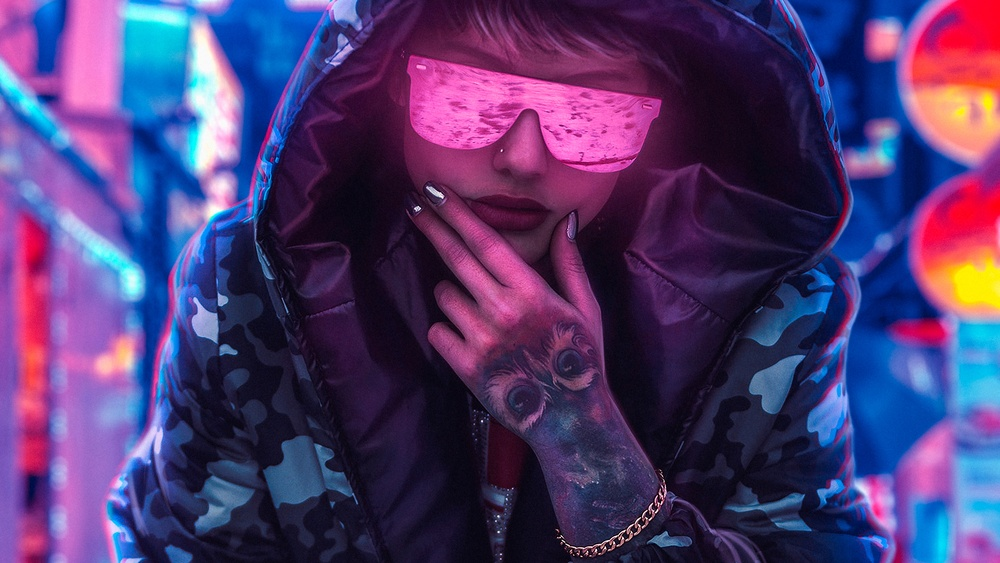
#> input picture 图片故障效果/cyberpunk.jpg, 1000 x 563 px, shrunk from 3306 x 1860 before the run
$ python '图片故障.py'
#> lines starting #> are read from the running program, lines starting #| are printed output that depends on the picture
# -*- coding: utf-8 -*-
"""
Created on Mon Apr 13 21:30:27 2020

@author: logic
"""


#from PIL import Image, ImageDraw, ImageFont
from PIL import Image
import numpy as np


def add_effect(filepath, outpath):
#> called with filepath = './cyberpunk.jpg', outpath = './output_cyberpunk.png'
    img_orig = Image.open(filepath)     #打开文件
#> img_orig is the input picture: PIL image 1000x563 RGB; mean R, G, B 79.1, 58.1, 110.1
    img_orig.putalpha(255) #
#> img_orig: PIL image 1000x563 RGBA

    array_orig = np.array(img_orig)     #将图片转化为三维数组
    array_r = np.copy(array_orig)   #复制原图的三维数组
    array_r[:,:,1:3] = 0    #将G和B通道的值设为0，只剩下R(red)通道的值非0
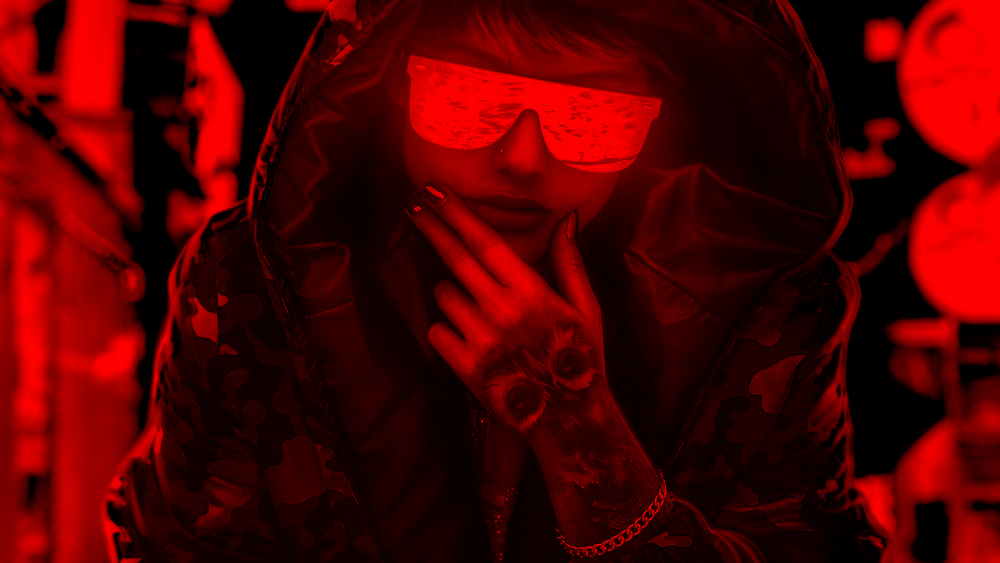
#> array_r: shape (563, 1000, 4); mean R, G, B, A 79.1, 0, 0, 255
    image_r = Image.fromarray(array_r)  #array转化为image

    array_gb = np.copy(array_orig)  #生成GB通道的图片，只需要把R通道的值设为0
    array_gb[:,:,0] = 0
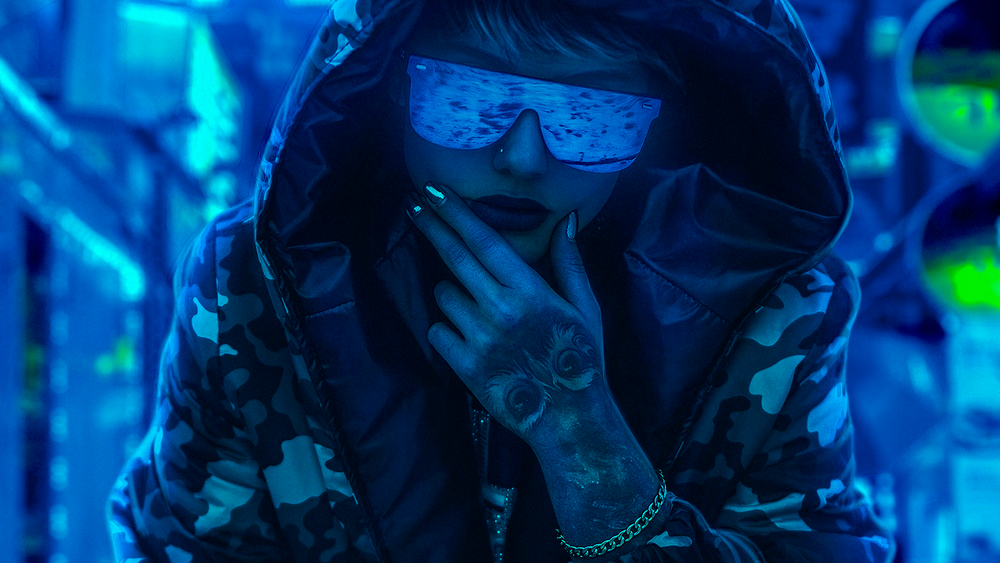
#> array_gb: shape (563, 1000, 4); mean R, G, B, A 0, 58.1, 110.1, 255
    image_gb = Image.fromarray(array_gb)

     #生成一张黑色背景的画布，把R通道的图片贴在画布上，这里粘贴的位置设成 (5, 5) 是为了与GB通道的图片错开位置
    canvas_r = Image.new("RGB", img_orig.size, color=(0,0,0))
#> canvas_r: PIL image 1000x563 RGB; every value is 0
    canvas_r.paste(image_r, (5, 5), image_r)
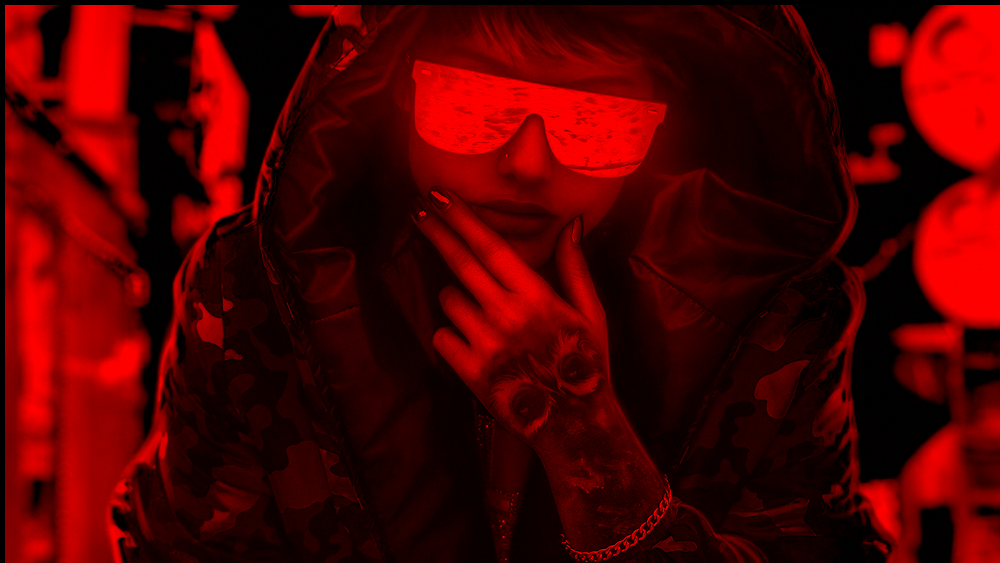
#> canvas_r: PIL image 1000x563 RGB; mean R, G, B 77.8, 0, 0

    #对于GB通道的图片也是类似，贴在另一张画布上，粘贴的位置设成 (0, 0)，与上面R通道的图片错开一定位置
    canvas_gb = Image.new("RGB", img_orig.size, color=(0,0,0))
    canvas_gb.paste(image_gb, (0,0), image_gb)

    result_array = np.array(canvas_r) + np.array(canvas_gb)
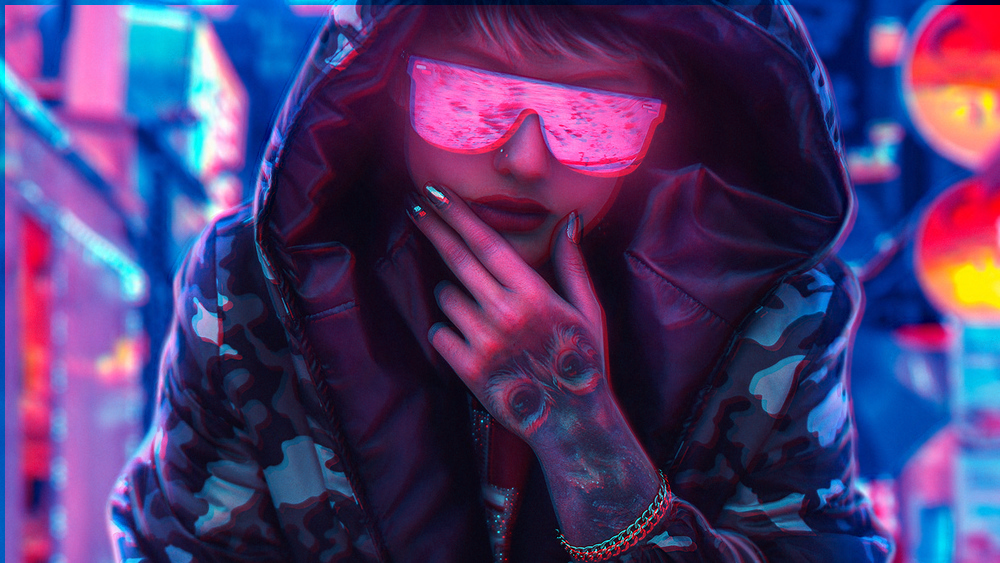
#> result_array: shape (563, 1000, 3); mean R, G, B 77.8, 58.1, 110.1
    result = Image.fromarray(result_array)
    result.show()

    result = result.crop((5, 5, img_orig.size[0], img_orig.size[1]))     #crop函数--图片裁剪操作
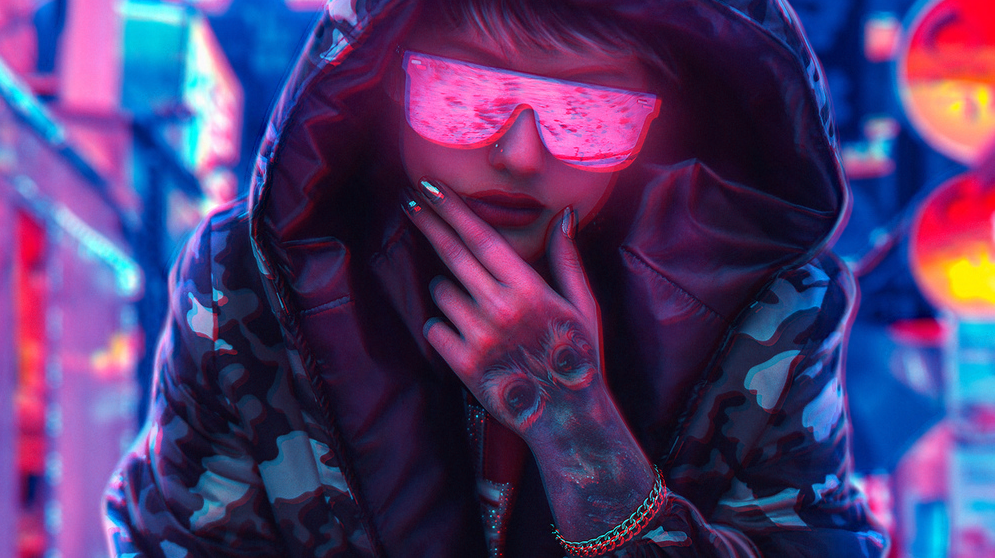
#> result: PIL image 995x558 RGB; mean R, G, B 78.9, 57.8, 109.5
    #axis = 0，返回该二维矩阵的行数  axis = 1，返回该二维矩阵的列数

    result.save(outpath)

out =('./output_cyberpunk.png')

add_effect('./cyberpunk.jpg', out)
